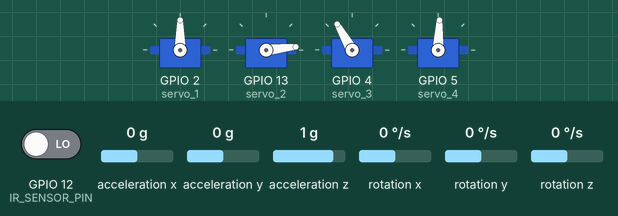
This sketch was run on a simulated ESP32. On the bench: 4 × servo. Wiring (inferred from the names in the program): MPU-6050 motion sensor at I2C address 0x68. The test bench sets the inputs (shaded band); at power-on: acceleration x 0 g, GPIO 12 (IR_SENSOR_PIN) LOW, acceleration y 0 g, acceleration z 1 g, rotation x 0 °/s, rotation y 0 °/s, rotation z 0 °/s.

Above: at 1.2 s.
1.3 s: acceleration x set to -1.4 g
At 1.8 s:
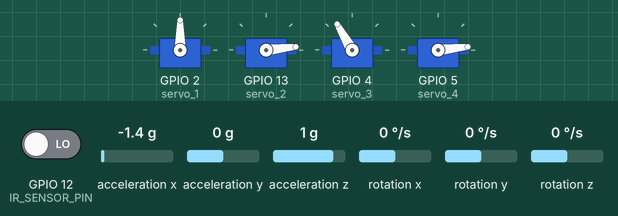
2.8 s: GPIO 12 (IR_SENSOR_PIN) driven HIGH
At 4.0 s:
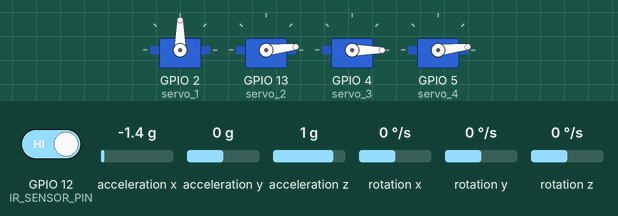
4.3 s: acceleration y set to -1.4 g
At 5.3 s:
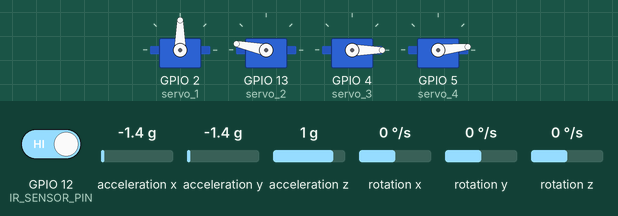
5.8 s: acceleration z set to 1.4 g
At 6.4 s:
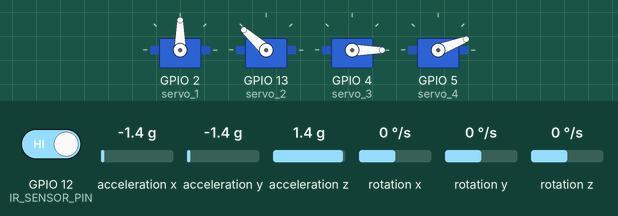
7.3 s: GPIO 12 (IR_SENSOR_PIN) driven LOW
At 8.5 s:
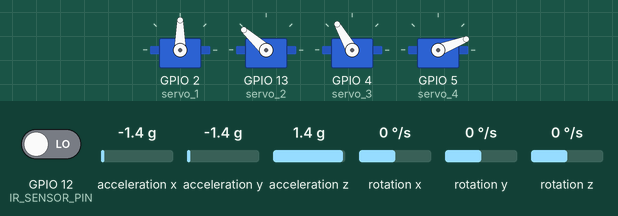
8.8 s: acceleration x set to -0.8 g
At 10.0 s:
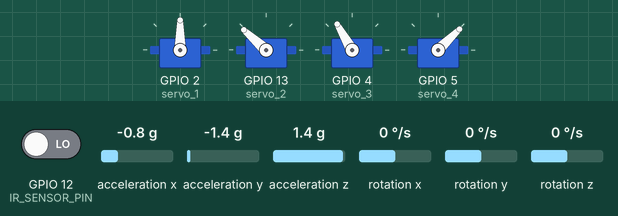
Timing chart, 0 to 11.3 s (numbered marks = the images above; inputs shaded):
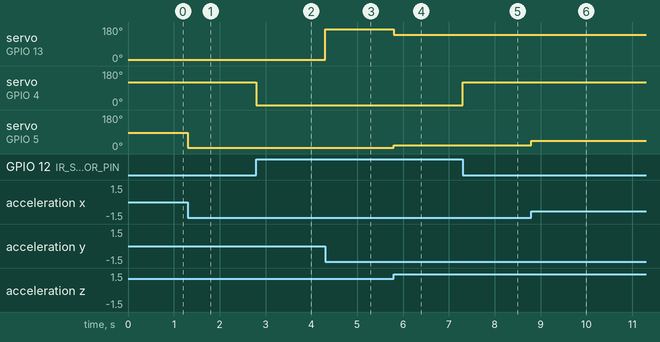

The sketch:

MPMC-robotic-arm.ino
```cpp
//code for ESP32 nad MPU6050
#include <Wire.h>
#include <ESP32Servo.h>

Servo servo_1;
Servo servo_2;
Servo servo_3;
Servo servo_4;

const int MPU_addr = 0x68;
int16_t axis_X, axis_Y, axis_Z;
int minVal = 265;
int maxVal = 402;
double x;
double y;
double z;

const int IR_SENSOR_PIN = 12; // Changed to GPIO 12 to avoid conflict with servo_2

void setup() {
  Serial.begin(115200);
  Wire.begin(27, 25); // Initialize I2C with SDA=GPIO27, SCL=GPIO25
  Wire.beginTransmission(MPU_addr);
  Wire.write(0x6B);
  Wire.write(0);
  Wire.endTransmission(true);

  // Attach servos to GPIO pins
  servo_1.attach(2);
  servo_2.attach(13);
  servo_3.attach(4);
  servo_4.attach(5);

  pinMode(IR_SENSOR_PIN, INPUT); // Set IR sensor pin as input
}

void loop() {
  Wire.beginTransmission(MPU_addr);
  Wire.write(0x3B);
  Wire.endTransmission(false);
  Wire.requestFrom(MPU_addr, 14, true);

  axis_X = Wire.read() << 8 | Wire.read();
  axis_Y = Wire.read() << 8 | Wire.read();
  axis_Z = Wire.read() << 8 | Wire.read();

  int xAng = map(axis_X, minVal, maxVal, -90, 90);
  int yAng = map(axis_Y, minVal, maxVal, -90, 90);
  int zAng = map(axis_Z, minVal, maxVal, -90, 90);

  x = RAD_TO_DEG * (atan2(-yAng, -zAng) + PI);
  y = RAD_TO_DEG * (atan2(-xAng, -zAng) + PI);
  z = RAD_TO_DEG * (atan2(-yAng, -xAng) + PI);

  int gripper;
  int irSensorState = digitalRead(IR_SENSOR_PIN); // Read IR sensor

  // Adjust logic based on your sensor's behavior
  if (irSensorState == HIGH) { // Obstacle detected
    gripper = 0; // Close gripper
  } else {
    gripper = 120; // Open gripper
  }

  servo_3.write(gripper);

  // Servo control logic
  if (x >= 0 && x <= 60) {
    int mov1 = map(x, 0, 60, 0, 90);
    servo_1.write(mov1);
  } else if (x >= 300 && x <= 360) {
    int mov2 = map(x, 360, 300, 0, 180);
    servo_2.write(mov2);
  }

  if (y >= 0 && y <= 60) {
    int mov3 = map(y, 0, 60, 90, 180);
    servo_4.write(mov3);
  } else if (y >= 300 && y <= 360) {
    int mov3 = map(y, 360, 300, 90, 0);
    servo_4.write(mov3);
  }
}
```

Measured:
- after the input at 1.3 s, servo on GPIO 5 (servo_4): 87° → 6° at once
- after the input at 2.8 s, servo on GPIO 4 (servo_3): 120° → 0° at once
- after the input at 4.3 s, servo on GPIO 13 (servo_2): 6° → 168° at once
- after the input at 5.8 s, servo on GPIO 13 (servo_2): 168° → 138° at once; servo on GPIO 5 (servo_4): 6° → 21° at once
- after the input at 7.3 s, servo on GPIO 4 (servo_3): 0° → 120° at once
- after the input at 8.8 s, servo on GPIO 5 (servo_4): 21° → 44° at once
